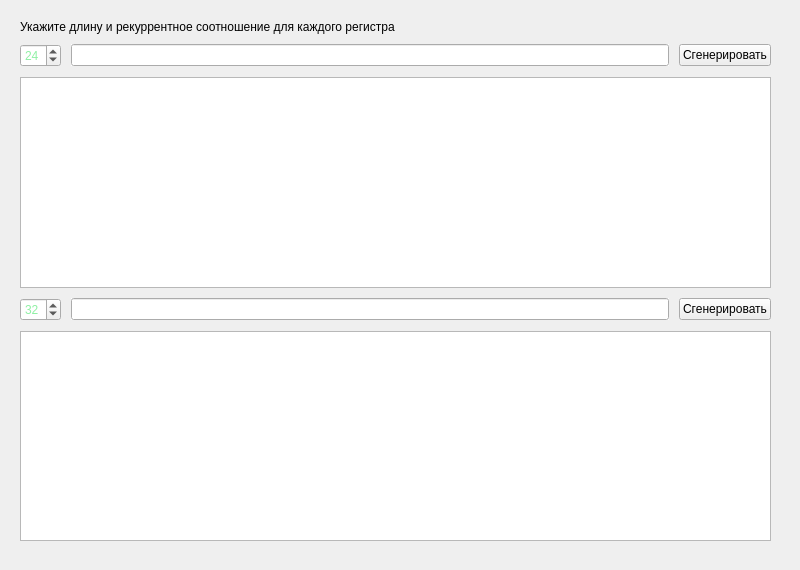
    <widget class="QWidget" name="setting">
     <attribute name="title">
      <string>Настроить регистры</string>
     </attribute>
     <widget class="QWidget" name="verticalLayoutWidget">
      <property name="geometry">
       <rect>
        <x>0</x>
        <y>0</y>
        <width>791</width>
        <height>561</height>
       </rect>
      </property>
      <layout class="QVBoxLayout" name="vLayout">
       <property name="spacing">
        <number>10</number>
       </property>
       <property name="leftMargin">
        <number>20</number>
       </property>
       <property name="topMargin">
        <number>20</number>
       </property>
       <property name="rightMargin">
        <number>20</number>
       </property>
       <property name="bottomMargin">
        <number>20</number>
       </property>
       <item>
        <widget class="QLabel" name="label_11">
         <property name="text">
          <string>Укажите длину и рекуррентное соотношение для каждого регистра</string>
         </property>
        </widget>
       </item>
       <item>
        <layout class="QHBoxLayout" name="hLayout">
         <item>
          <widget class="QSpinBox" name="r1LenghtSpinBox">
           <property name="palette">
            <palette>
             <active>
              <colorrole role="Text">
               <brush brushstyle="SolidPattern">
                <color alpha="255">
                 <red>143</red>
                 <green>240</green>
                 <blue>164</blue>
                </color>
               </brush>
              </colorrole>
              <colorrole role="PlaceholderText">
               <brush brushstyle="NoBrush">
                <color alpha="128">
                 <red>143</red>
                 <green>240</green>
                 <blue>164</blue>
                </color>
               </brush>
              </colorrole>
             </active>
             <inactive>
              <colorrole role="Text">
               <brush brushstyle="SolidPattern">
                <color alpha="255">
                 <red>143</red>
                 <green>240</green>
                 <blue>164</blue>
                </color>
               </brush>
              </colorrole>
              <colorrole role="PlaceholderText">
               <brush brushstyle="NoBrush">
                <color alpha="128">
                 <red>143</red>
                 <green>240</green>
                 <blue>164</blue>
                </color>
               </brush>
              </colorrole>
             </inactive>
             <disabled>
              <colorrole role="Text">
               <brush brushstyle="SolidPattern">
                <color alpha="255">
                 <red>31</red>
                 <green>31</green>
                 <blue>31</blue>
                </color>
               </brush>
              </colorrole>
              <colorrole role="PlaceholderText">
               <brush brushstyle="NoBrush">
                <color alpha="128">
                 <red>143</red>
                 <green>240</green>
                 <blue>164</blue>
                </color>
               </brush>
              </colorrole>
             </disabled>
            </palette>
           </property>
           <property name="minimum">
            <number>2</number>
           </property>
           <property name="maximum">
            <number>63</number>
           </property>
           <property name="value">
            <number>24</number>
           </property>
          </widget>
         </item>
         <item>
          <widget class="QLineEdit" name="r1PolyLineEdit">
           <property name="tabletTracking">
            <bool>false</bool>
           </property>
           <property name="autoFillBackground">
            <bool>true</bool>
           </property>
           <property name="placeholderText">
            <string/>
           </property>
          </widget>
         </item>
         <item>
          <widget class="QPushButton" name="r1PolyGenButton">
           <property name="text">
            <string>Сгенерировать</string>
           </property>
          </widget>
         </item>
        </layout>
       </item>
       <item>
        <widget class="QTextBrowser" name="poly1TextBrowser">
         <property name="sizePolicy">
          <sizepolicy hsizetype="Expanding" vsizetype="Expanding">
           <horstretch>0</horstretch>
           <verstretch>0</verstretch>
          </sizepolicy>
         </property>
         <property name="font">
          <font>
           <family>JetBrains Mono</family>
           <pointsize>14</pointsize>
           <weight>75</weight>
           <bold>true</bold>
          </font>
         </property>
         <property name="html">
          <string>&lt;!DOCTYPE HTML PUBLIC &quot;-//W3C//DTD HTML 4.0//EN&quot; &quot;http://www.w3.org/TR/REC-html40/strict.dtd&quot;&gt;
&lt;html&gt;&lt;head&gt;&lt;meta name=&quot;qrichtext&quot; content=&quot;1&quot; /&gt;&lt;style type=&quot;text/css&quot;&gt;
p, li { white-space: pre-wrap; }
&lt;/style&gt;&lt;/head&gt;&lt;body style=&quot; font-family:'JetBrains Mono','JetBrains Mono'; font-size:14pt; font-weight:600; font-style:normal;&quot;&gt;
&lt;p style=&quot;-qt-paragraph-type:empty; margin-top:0px; margin-bottom:0px; margin-left:0px; margin-right:0px; -qt-block-indent:0; text-indent:0px; font-family:'Ubuntu'; font-size:18pt; font-weight:400;&quot;&gt;&lt;br /&gt;&lt;/p&gt;&lt;/body&gt;&lt;/html&gt;</string>
         </property>
        </widget>
       </item>
       <item>
        <layout class="QHBoxLayout" name="horizontalLayout_12">
         <item>
          <widget class="QSpinBox" name="r2LenghtSpinBox">
           <property name="palette">
            <palette>
             <active>
              <colorrole role="Text">
               <brush brushstyle="SolidPattern">
                <color alpha="255">
                 <red>143</red>
                 <green>240</green>
                 <blue>164</blue>
                </color>
               </brush>
              </colorrole>
              <colorrole role="PlaceholderText">
               <brush brushstyle="NoBrush">
                <color alpha="128">
                 <red>143</red>
                 <green>240</green>
                 <blue>164</blue>
                </color>
               </brush>
              </colorrole>
             </active>
             <inactive>
              <colorrole role="Text">
               <brush brushstyle="SolidPattern">
                <color alpha="255">
                 <red>143</red>
                 <green>240</green>
                 <blue>164</blue>
                </color>
               </brush>
              </colorrole>
              <colorrole role="PlaceholderText">
               <brush brushstyle="NoBrush">
                <color alpha="128">
                 <red>143</red>
                 <green>240</green>
                 <blue>164</blue>
                </color>
               </brush>
              </colorrole>
             </inactive>
             <disabled>
              <colorrole role="Text">
               <brush brushstyle="SolidPattern">
                <color alpha="255">
                 <red>31</red>
                 <green>31</green>
                 <blue>31</blue>
                </color>
               </brush>
              </colorrole>
              <colorrole role="PlaceholderText">
               <brush brushstyle="NoBrush">
                <color alpha="128">
                 <red>143</red>
                 <green>240</green>
                 <blue>164</blue>
                </color>
               </brush>
              </colorrole>
             </disabled>
            </palette>
           </property>
           <property name="minimum">
            <number>2</number>
           </property>
           <property name="maximum">
            <number>63</number>
           </property>
           <property name="value">
            <number>32</number>
           </property>
          </widget>
         </item>
         <item>
          <widget class="QLineEdit" name="r2PolyLineEdit">
           <property name="tabletTracking">
            <bool>false</bool>
           </property>
           <property name="autoFillBackground">
            <bool>true</bool>
           </property>
           <property name="placeholderText">
            <string/>
           </property>
          </widget>
         </item>
         <item>
          <widget class="QPushButton" name="r2PolyGenButton">
           <property name="text">
            <string>Сгенерировать</string>
           </property>
          </widget>
         </item>
        </layout>
       </item>
       <item>
        <widget class="QTextBrowser" name="poly2TextBrowser">
         <property name="font">
          <font>
           <family>JetBrains Mono</family>
           <pointsize>14</pointsize>
           <weight>75</weight>
           <bold>true</bold>
          </font>
         </property>
         <property name="html">
          <string>&lt;!DOCTYPE HTML PUBLIC &quot;-//W3C//DTD HTML 4.0//EN&quot; &quot;http://www.w3.org/TR/REC-html40/strict.dtd&quot;&gt;
&lt;html&gt;&lt;head&gt;&lt;meta name=&quot;qrichtext&quot; content=&quot;1&quot; /&gt;&lt;style type=&quot;text/css&quot;&gt;
p, li { white-space: pre-wrap; }
&lt;/style&gt;&lt;/head&gt;&lt;body style=&quot; font-family:'JetBrains Mono','JetBrains Mono'; font-size:14pt; font-weight:600; font-style:normal;&quot;&gt;
&lt;p style=&quot;-qt-paragraph-type:empty; margin-top:0px; margin-bottom:0px; margin-left:0px; margin-right:0px; -qt-block-indent:0; text-indent:0px; font-family:'Ubuntu'; font-size:18pt; font-weight:400;&quot;&gt;&lt;br /&gt;&lt;/p&gt;&lt;/body&gt;&lt;/html&gt;</string>
         </property>
        </widget>
       </item>
      </layout>
     </widget>
    </widget>
